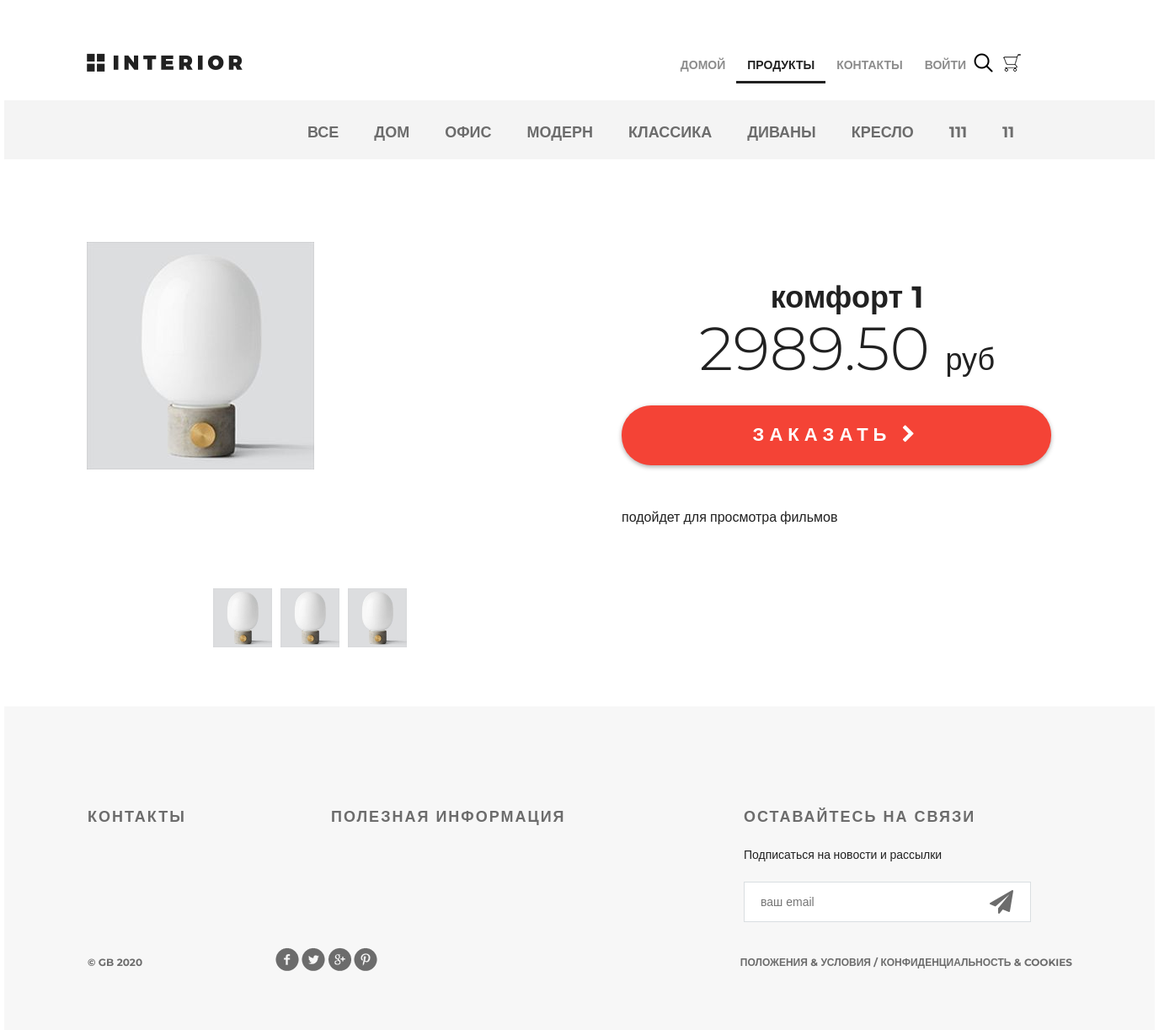
/products/product/21/, run on the app's committed database.
### mainapp/models.py (models this page shows, shortened)
class ProductCategory(models.Model):
    name = models.CharField(verbose_name='название категории', max_length=64, unique=True)
    description = models.TextField(verbose_name='описание категории', blank=True)
    is_active = models.BooleanField(default=True, verbose_name = 'Active')

class Product(models.Model):
    objects = None
    category = models.ForeignKey(ProductCategory, on_delete=models.CASCADE)
    name = models.CharField(verbose_name='имя продукта', max_length=128)
    image = models.ImageField(upload_to='products_images', blank=True)
    short_desc = models.CharField(verbose_name='краткое описание продукта', max_length=60, blank=True)
    description = models.TextField(verbose_name='описание продукта', blank=True)
    price = models.DecimalField(verbose_name='цена продукта', max_digits=8, decimal_places=2, default=0)
    quantity = models.PositiveIntegerField(verbose_name='количество на складе', default=0)
    is_active = models.BooleanField(default = True, verbose_name = 'активен')

### mainapp/views.py (the view)
# urls.py: path('product/<int:pk>/', mainapp.product, name='product'),  #
def product(request, pk):
    title = 'продукты'
    content = {
        'title'     : title,
        'links_menu': ProductCategory.objects.all(),
        'product'   : get_object_or_404(Product, pk = pk),
    }
    return render(request, 'mainapp/product.html', content)

### mainapp/context_processor.py (called while the page is built)
def basket(request):
   print(f'context processor basket works')
   basket = []
   if request.user.is_authenticated:
       basket = Basket.objects.filter(user=request.user)
   return {
       'basket': basket,
   }

### mainapp/templates/mainapp/product.html
{% extends 'mainapp/base.html' %}
{% load static %}
{% block content %}
  <div class="details">
    <div class="links clearfix">
      {% include 'mainapp/includes/inc_categories_menu.html' %}
    </div>
    <div class="details-products">
      <div class="details-slider">
        <div class="slider-product">
          <img src="/media/{{ product.image }}"
               alt="{{ product.short_desc }}">
        </div>
        <div class="slider-control">
          <div class="block">
            <a href="#">
              <img src="/media/{{ product.image }}" alt="вариант 1">
            </a>
          </div>
          <div class="block">
            <a href="#">
              <img src="/media/{{ product.image }}" alt="вариант 2">
            </a>
          </div>
          <div class="block">
            <a href="#">
              <img src="/media/{{ product.image }}" alt="вариант 3">
            </a>
          </div>
        </div>
      </div>
      <div class="description">
        <h3 class="big-bold">{{ product.name }}</h3>
        <br>
        <p class="price"> {{ product.price }} <span>руб</span></p>
        <a href="{% url 'basket:add' product.pk %}" class="red-button">
          заказать
          <i class="fa fa-chevron-right" aria-hidden="true"></i>
        </a>
        <div class="description-text">
          {{ product.description }}
        </div>
      </div>
    </div>
  </div>
  <div class="clr"></div>
{% endblock %}

### mainapp/templates/mainapp/includes/inc_categories_menu.html (shortened to what this page needs)
<ul class="links-menu">
  <li>
    <a href="{% url 'products:category' 0 %}" class="{% if request.resolver_match.kwargs.pk == 0 %} active {% endif %}">
      все
    </a>
  </li>
  {% for link in links_menu %}
    <li>
      <a href="{% url 'products:category' link.pk %}" class=""> {{ link.name }}
      </a>
    </li>
  {% endfor %}
</ul>

### static/css/style.css (style rules this page uses)
* { margin: 0; padding: 0; }
body { font-family: 'Montserrat', sans-serif; }
html, body { height: 100%; }
.slider-control .block a img { width: 70px; }
.clr { height: 384px; }
.clearfix:after { content: ""; display: block; clear: both; }
.big-bold { color: #212121; font-size: 36px; font-weight: 700; text-align: left; margin-bottom: 24px; line-height: 36px; }
.links { height: 70px; background-color: #f4f4f4; position: relative; padding-left: 360px; }
.links-menu { margin: 27px auto 0px; position: absolute; }
.links-menu li { float: left; list-style-type: none; padding-right: 42px; }
.links-menu li a { text-decoration: none; color: #6c6c6c; font-size: 18px; font-weight: 700; text-transform: uppercase; }
.details-products { padding-left: 98px; padding-right: 98px; margin-top: 98px; height: 551px; }
.details-slider { width: 570px; float: left; margin-right: 30px; }
.slider-product { width: 570px; height: 400px; }
.slider-control { width: 420px; height: 70px; margin: 11px auto 0px; padding-left: 150px }
.slider-control .block { height: 70px; width: 70px; position: relative; float: left; margin-right: 10px; }
.description { width: 535px; float: right; padding-left: 35px }
.description .big-bold { color: #212121; font-size: 36px; font-weight: 700; text-align: center; margin-top: 47px; margin-bottom: 0px; }
.description .price { color: #212121; font-size: 72px; font-weight: 300; line-height: 48px; text-align: center; }
.description .price span { color: #212121; font-size: 36px; font-weight: 300; line-height: 48px; text-align: center; }
.red-button { display: block; height: 71px; width: 510px; border-radius: 35px; background-color: #f44336; text-align: center; text-transform: uppercase; text-decoration: none; color: #ffffff; font-size: 22px; font-weight: 700; line-height: 24px; box-shadow: 0px 2px 4.85px 0.15px rgba(33, 33, 33, 0.35); line-height: 70px; letter-spacing: 6px; margin-top: 31px; }
.description-text { margin-top: 50px; color: #212121; font-size: 16px; font-weight: 300; line-height: 24px; text-align: left; }

### data on the page
ProductCategory: name "ДОМ"
ProductCategory: name "ОФИС"
ProductCategory: name "МОДЕРН"
ProductCategory: name "КЛАССИКА"
ProductCategory: name "ДИВАНЫ"
ProductCategory: name "КРЕСЛО"
ProductCategory: name "111"
ProductCategory: name "11"
Product: image (picture), name "комфорт 1", price "2989.50", description "подойдет для просмотра фильмов"
